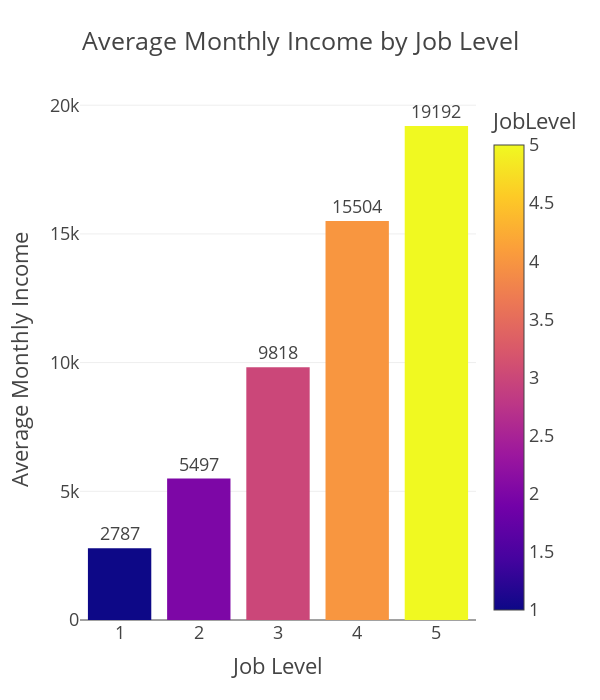

Notebook code cell kept with this figure:
### Code cell
income_by_level = HR_Analytics_df.groupby('JobLevel')['MonthlyIncome'].mean().reset_index()

fig = px.bar(income_by_level,
             x='JobLevel',
             y='MonthlyIncome',
             text='MonthlyIncome',
             title='Average Monthly Income by Job Level',
             color='JobLevel',
             color_discrete_sequence=['red', 'green'],
             width=600,
             height=700)

fig.update_layout(template="presentation",
                  xaxis_title='Job Level',
                  yaxis_title='Average Monthly Income',
                  showlegend=False,
                  paper_bgcolor="rgba(0,0,0,0)",
                  plot_bgcolor="rgba(0,0,0,0)")

fig.update_traces(texttemplate='%{text:.0f}', textposition='outside')
fig.show()

fig.write_image(os.path.join(results_dir, 'income_by_joblevel.jpg'))
fig.write_image(os.path.join(results_dir, 'income_by_joblevel.png'))
fig.write_html(os.path.join(results_dir, 'income_by_joblevel.html'))

### Figure 1 — Plotly figure (JSON) as saved in the notebook; plotly's stock layout.template omitted (floating-point values rounded to 4 significant figures)
{"data": [{"hovertemplate": "JobLevel=%{marker.color}<br>MonthlyIncome=%{text}<extra></extra>", "legendgroup": "", "marker": {"color": [1, 2, 3, 4, 5], "coloraxis": "coloraxis", "pattern": {"shape": ""}}, "name": "", "orientation": "v", "showlegend": false, "text": [2787.0, 5497.0, 9818.0, 15500.0, 19190.0], "textposition": "outside", "texttemplate": "%{text:.0f}", "type": "bar", "x": [1, 2, 3, 4, 5], "xaxis": "x", "y": [2787.0, 5497.0, 9818.0, 15500.0, 19190.0], "yaxis": "y"}], "layout": {"barmode": "relative", "coloraxis": {"colorbar": {"title": {"text": "JobLevel"}}, "colorscale": [[0, "#0d0887"], [0.1111, "#46039f"], [0.2222, "#7201a8"], [0.3333, "#9c179e"], [0.4444, "#bd3786"], [0.5556, "#d8576b"], [0.6667, "#ed7953"], [0.7778, "#fb9f3a"], [0.8889, "#fdca26"], [1, "#f0f921"]]}, "height": 700, "legend": {"tracegroupgap": 0}, "paper_bgcolor": "rgba(0, 0, 0, 0)", "plot_bgcolor": "rgba(0, 0, 0, 0)", "showlegend": false, "title": {"text": "Average Monthly Income by Job Level"}, "width": 600, "xaxis": {"anchor": "y", "autorange": true, "domain": [0, 1], "range": [0.5, 5.5], "title": {"text": "Job Level"}, "type": "linear"}, "yaxis": {"anchor": "x", "autorange": true, "domain": [0, 1], "range": [0, 20200.0], "title": {"text": "Average Monthly Income"}, "type": "linear"}}}
